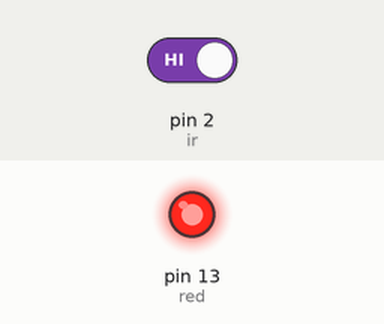
Simulated run of this sketch. Board: Arduino Uno, built with avr-gcc and run on an emulated ATmega328P. Parts: output pins drawn as LEDs (lit = HIGH). Inputs (shaded band) come from the test bench; at power-on: pin 2 (ir) HIGH.

Above: at 1.2 s.
1.3 s: pin 2 (ir) driven LOW
At 2.5 s:
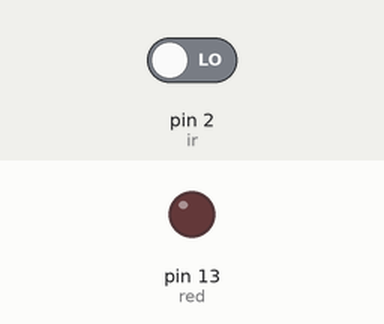
2.8 s: pin 2 (ir) driven HIGH
At 3.8 s:
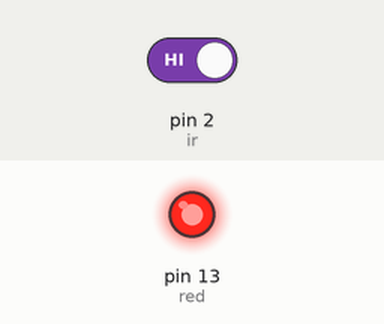
Timing chart, 0 to 5.8 s (numbered marks = the images above; inputs shaded):
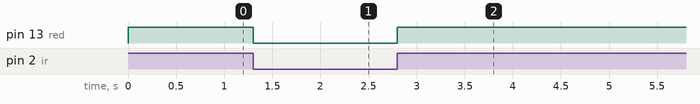

The sketch:

ceng2030_lab8_q1.ino
```cpp
int red = 13; // this number indicates the pin number of the Arduino board
int ir  = 2;

void setup() {
  // set the input & output pins here
  pinMode(ir,INPUT);
  pinMode(red,OUTPUT);
}


void loop() {
  // read the output digital signal from the IR sensor
  // if an obstacle is detected, turn the red LED on
  // if there is no obstacle, turn the red LED off
  if(digitalRead(ir) == LOW)
    digitalWrite(red,LOW);
  else
    digitalWrite(red,HIGH);
}
```

Measured:
- after the input at 1.3 s, pin 13 (red): HIGH → LOW at once
- after the input at 2.8 s, pin 13 (red): LOW → HIGH at once
